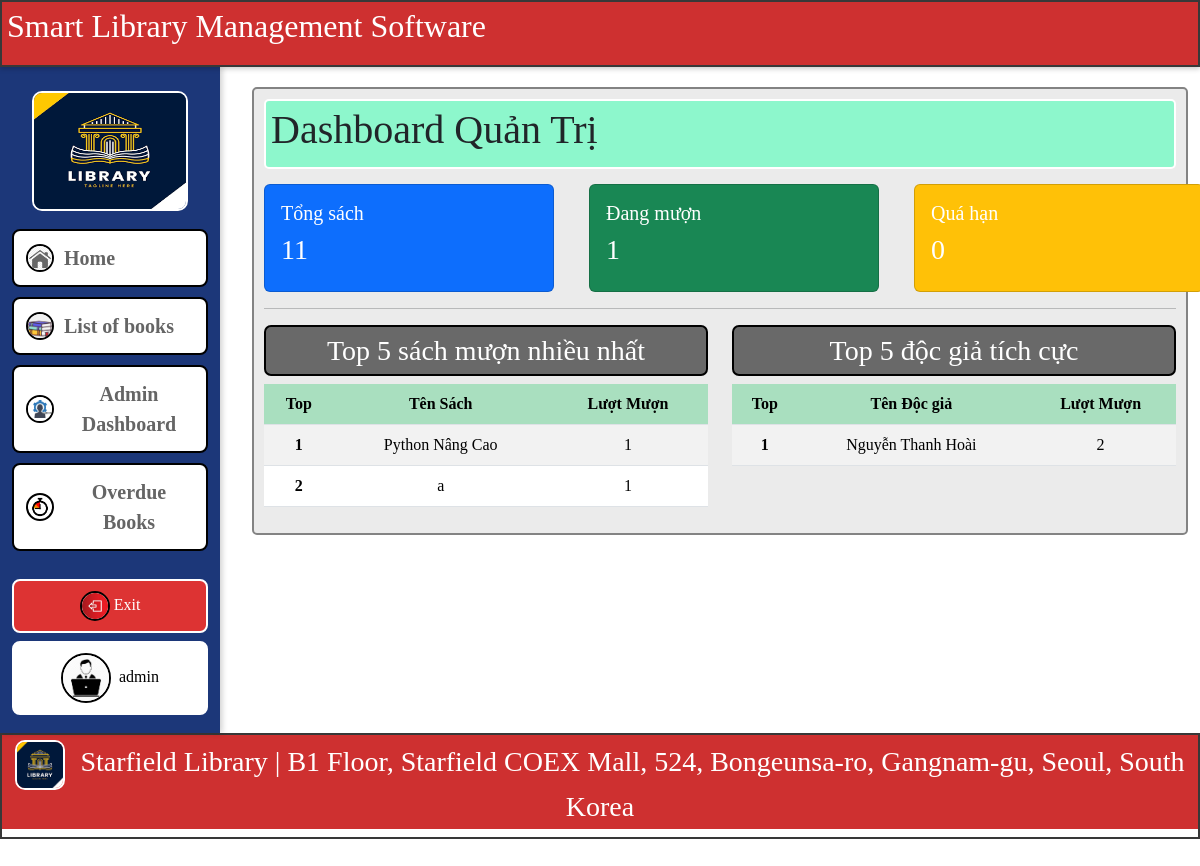
The app's page /admin/dashboard (signed in), older data.
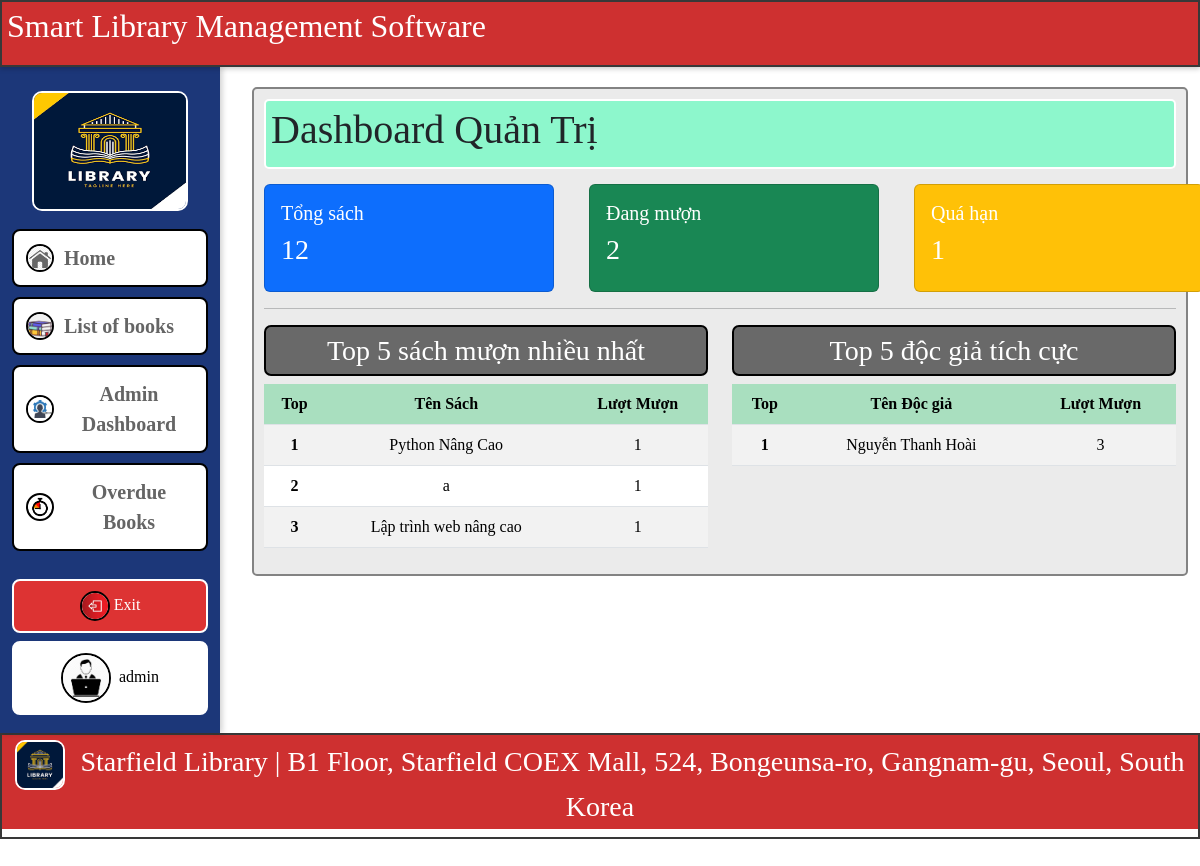
The same page, newer data.
### app/models.py (models this page shows, shortened)
class Book(db.Model):
    id = db.Column(db.Integer, primary_key=True)
    title = db.Column(db.String(128), nullable=False, index=True)
    author = db.Column(db.String(64), nullable=False, index=True)
    genre = db.Column(db.String(64), index=True)
    isbn = db.Column(db.String(13), unique=True)
    available_copies = db.Column(db.Integer, default=1)
    cover_image = db.Column(db.String(256))  # Đường dẫn file
    description = db.Column(db.Text)        # Mô tả sách

class User(UserMixin, db.Model):
    id = db.Column(db.Integer, primary_key=True)
    username = db.Column(db.String(64), unique=True, nullable=False)
    email = db.Column(db.String(120), unique=True, nullable=False)
    password_hash = db.Column(db.String(256), nullable=False)
    role = db.Column(db.String(20), default='user')  # 'admin' hoặc 'user'
    avatar = db.Column(db.String(256), default='default-avatar.png')  # static/uploads/avatars/
    cover_photo = db.Column(db.String(256), default='default-cover.jpg')  # static/uploads/covers/
    full_name = db.Column(db.String(128))  # Họ và tên đầy đủ của người dùng
    birth_date = db.Column(db.Date)  # Ngày sinh của người dùng
    address = db.Column(db.String(256))  # Địa chỉ của người dùng
    hobbies = db.Column(db.Text)  # Sở thích của người dùng
    gender = db.Column(db.String(10))  # Giới tính của người dùng

### app/routes.py (the view)
    @app.route('/admin/dashboard')
    @admin_required
    def admin_dashboard():
        stats = {
            'total_books': Book.query.count(),
            'active_borrows': Borrow.query.filter_by(return_date=None).count(),
            'overdue': Borrow.query.filter(
                Borrow.return_date.is_(None),
                Borrow.due_date < datetime.utcnow()
            ).count(),
            'total_users': User.query.filter_by(role='user').count()
        }
        top_books_result = db.session.query(
            Book.title,
            func.count(Borrow.id).label('borrow_count')
        ).join(Borrow).group_by(Book.id, Book.title).order_by(func.count(Borrow.id).desc()).limit(5).all()
        top_books = [{'title': title, 'borrow_count': count} for title, count in top_books_result]
        top_users_result = db.session.query(
            User.username,
            User.full_name,
            func.count(Borrow.id).label('borrow_count')
        ).join(Borrow).filter(User.role == 'user').group_by(User.id, User.username, User.full_name).order_by(func.count(Borrow.id).desc()).limit(5).all()
        top_users = [{'username': username, 'full_name': full_name, 'borrow_count': count} for username, full_name, count in top_users_result]
        return render_template(
            'admin/dashboard.html',
            stats=stats,
            top_books=top_books,  # Bây giờ là list of dicts chuẩn
            top_users=top_users   # Bây giờ là list of dicts chuẩn
        )

### app/routes.py (called while the page is built)
@login_manager.user_loader
def load_user(user_id):
    return User.query.get(int(user_id))

### templates/admin/dashboard.html (shortened to what this page needs)
{% extends 'base.html' %}
{% block content %}
<div class="dashboard">
    <div class="title-table">
        <h1 style="font-weight: normal">Dashboard Quản Trị</h1>
    </div>
<div style="display: flex;">
    <div class="col-md-3" style="width: 290px; margin-right: 35px;">
        <div class="card text-white bg-primary">
            <a href="{{ url_for('books') }}" style="color: white; text-decoration: none;">
            <div class="card-body">
                <h5>Tổng sách</h5>
                <h3>{{ stats.total_books }}</h3>
            </div>
            </a>
        </div>
    </div>
    <div class="col-md-3" style="width: 290px; margin-right: 35px;">
        <div class="card text-white bg-success">
            <a href="{{ url_for('my_borrows') }}" style="color: white; text-decoration: none;">
                <div class="card-body">
                    <h5>Đang mượn</h5>
                    <h3>{{ stats.active_borrows }}</h3>
                </div>
            </a>
        </div>
    </div>
    <div class="col-md-3" style="width: 290px; margin-right: 35px;">
        <div class="card text-white bg-warning">
            <a href="{{ url_for('admin_overdue') }}" style="color: white; text-decoration: none;">
            <div class="card-body">
                <h5>Quá hạn</h5>
                <h3>{{ stats.overdue }}</h3>
            </div>
            </a>
        </div>
    </div>
</div>
<hr>
<div class="row">
    <div class="col-md-6" style="text-align: center;">
        <h3 style="background-color: #696969; color: white; padding: 7px; border: 2px solid black; border-radius: 7px;"">Top 5 sách mượn nhiều nhất</h3>
        {% if top_books %}
        <table class="table table-striped table-hover">
            <thead>
                <tr class="row-name">
                    <th scope="col" style="background-color: #A9DFBF;">Top</th>
                    <th scope="col" style="background-color: #A9DFBF;">Tên Sách</th>
                    <th scope="col" style="background-color: #A9DFBF;">Lượt Mượn</th>
                </tr>
            </thead>
            <tbody>
                {% for book in top_books %}
                <tr>
                    <th scope="row">{{ loop.index }}</th>
                    <td>{{ book.title }}</td>
                    <td>{{ book.borrow_count }}</td>
                </tr>
                {% endfor %}
            </tbody>
        </table>
        {% else %}
        <p class="text-muted">Chưa có dữ liệu sách mượn.</p>
        {% endif %}
    </div>
    <div class="col-md-6" style="text-align: center;">
        <h3 style="background-color: #696969; color: white; padding: 7px; border: 2px solid black; border-radius: 7px;">Top 5 độc giả tích cực</h3>
        {% if top_users %}
        <table class="table table-striped table-hover">
            <thead>
                <tr class="row-name">
                    <th scope="col" style="background-color: #A9DFBF;">Top</th>
                    <th scope="col" style="background-color: #A9DFBF;">Tên Độc giả</th>
                    <th scope="col" style="background-color: #A9DFBF;">Lượt Mượn</th>
                </tr>
            </thead>
            <tbody>
                {% for user in top_users %}
                <tr>
                    <th scope="row">{{ loop.index }}</th>
                    <td>{{ user.full_name if user.full_name else user.username }}</td>
                    <td>{{ user.borrow_count }}</td>
                </tr>
                {% endfor %}
            </tbody>
        </table>
        {% else %}
        <p class="text-muted">Chưa có dữ liệu độc giả tích cực.</p>
        {% endif %}
    </div>
</div>
</div>
{% endblock %}

Row changes from the older to the newer data that the page shows:
now on this page (row edited): Book: title "Lập trình web nâng cao", borrow_count "1"
computed for User "Nguyễn Thanh Hoài": borrow_count "2" → "3"
Text that changed along with them:
{{ stats.total_books }}: "11" → "12"
{{ stats.active_borrows }}: "1" → "2"
{{ stats.overdue }}: "0" → "1"
